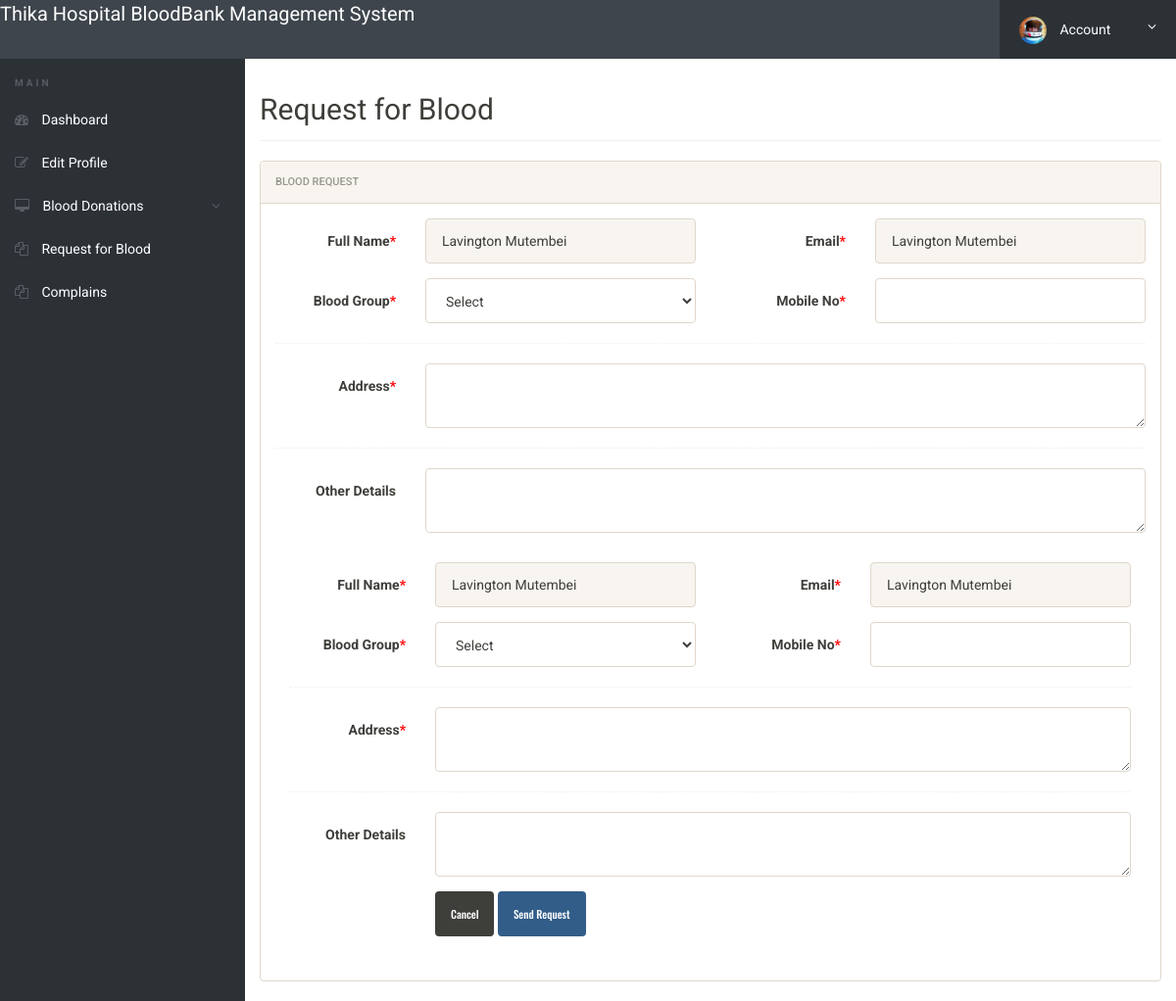
Page /donor/request-blood.php (signed in) on the committed database.
### tables this page shows
CREATE TABLE `tblblooddonars` (
  `id` int(11) NOT NULL,
  `FullName` varchar(100) DEFAULT NULL,
  `MobileNumber` char(11) DEFAULT NULL,
  `EmailId` varchar(100) DEFAULT NULL,
  `Username` varchar(50) NOT NULL,
  `Password` varchar(50) NOT NULL,
  `Gender` varchar(20) DEFAULT NULL,
  `Age` int(11) DEFAULT NULL,
  `BloodGroup` varchar(20) DEFAULT NULL,
  `Address` varchar(255) DEFAULT NULL,
  `Message` mediumtext,
  `PostingDate` timestamp NOT NULL DEFAULT CURRENT_TIMESTAMP,
  `status` int(1) DEFAULT NULL
);

### donor/request-blood.php (the view, shortened to what this page needs)
<?php
include('includes/config.php');
if(strlen($_SESSION['login'])==0)
	{
header('location:../become-donar.php');
}
else{
?>
<!doctype html>
<html lang="en" class="no-js">
<head>
	<link rel="stylesheet" href="css/font-awesome.min.css">
	<link rel="stylesheet" href="css/bootstrap.min.css">
	<link rel="stylesheet" href="css/dataTables.bootstrap.min.css">
	<link rel="stylesheet" href="css/bootstrap-social.css">
	<link rel="stylesheet" href="css/bootstrap-select.css">
	<link rel="stylesheet" href="css/fileinput.min.css">
	<link rel="stylesheet" href="css/awesome-bootstrap-checkbox.css">
	<link rel="stylesheet" href="css/style.css">
</head>
<body>
<?php include('includes/header.php');?>
	<div class="ts-main-content">
<?php include('includes/leftbar.php');?>
		<div class="content-wrapper">
			<div class="container-fluid">
				<div class="row">
					<div class="col-md-12">
						<h2 class="page-title">Request for Blood</h2>
						<div class="row">
							<div class="col-md-12">
								<div class="panel panel-default">
									<div class="panel-heading">Blood request</div>
				<?php
				$useremail=$_SESSION['login'];
$sql = "SELECT * from tblblooddonars where EmailId=:useremail";
$query = $dbh -> prepare($sql);
$query -> bindParam(':useremail',$useremail, PDO::PARAM_STR);
$query->execute();
$results=$query->fetchAll(PDO::FETCH_OBJ);
if($query->rowCount() > 0)
{
foreach($results as $result)
{				?>
									<div class="panel-body">
<form method="post" class="form-horizontal" enctype="multipart/form-data">
<div class="form-group">
<label class="col-sm-2 control-label">Full Name<span style="color:red">*</span></label>
<div class="col-sm-4">
<input type="text" name="FullName" class="form-control" value="<?php echo htmlentities($result->FullName);?>" readonly>
</div>
<label class="col-sm-2 control-label">Email<span style="color:red">*</span></label>
<div class="col-sm-4">
<input type="text" name="EmailID" class="form-control" value="<?php echo htmlentities($result->FullName);?>" readonly>
</div>
</div>
<div class="form-group">
<label class="col-sm-2 control-label">Blood Group<span style="color:red">*</span></label>
<div class="col-sm-4">
<select name="BloodGroup" class="form-control" required>
<option value="">Select</option>
</select>
</div>
<label class="col-sm-2 control-label">Mobile No<span style="color:red">*</span></label>
<div class="col-sm-4">
<input type="number" name="Mobile" class="form-control" required>
</div>
</div>
<div class="hr-dashed"></div>
<div class="form-group">
<label class="col-sm-2 control-label">Address<span style="color:red">*</span></label>
<div class="col-sm-10">
<textarea class="form-control" name="Address" required></textarea>
</div>
</div>
<div class="hr-dashed"></div>
<div class="form-group">
<label class="col-sm-2 control-label">Other Details</label>
<div class="col-sm-10">
<textarea class="form-control" name="Details" ></textarea>
</div>
</div>
<?php }} ?>
											<div class="form-group">
												<div class="col-sm-8 col-sm-offset-2">
													<button class="btn btn-default" type="reset">Cancel</button>
													<button class="btn btn-primary" name="submit" type="submit">Send Request</button>
												</div>
											</div>
										</form>
									</div>
								</div>
							</div>
						</div>
					</div>
				</div>
			</div>
		</div>
	</div>
</body>
</html>
<?php } ?>

### donor/css/style.css (style rules this page uses)
html { font-size: 14px; }
@media only screen and (min-width: 480px) { html { font-size: 17px; } }
@media only screen and (min-width: 768px) { html { font-size: 14px; } }
body { font-size: 1em; }
.btn { font-family: 'Oswald', sans-serif; }
.hr-dashed { background-color: transparent; border-top: 1px dotted #edf0f5; color: transparent; height: 1px; margin: 20px 0; }
.panel { overflow: hidden; }
.btn { text-transform: none; }
.page-title { padding-bottom: 15px; margin-bottom: 20px; border-bottom: 1px solid #f0f0f0; }
.ts-main-content .content-wrapper { padding-top: 15px; margin-top: 60px; }
@media only screen and (min-width: 992px) { .ts-main-content .content-wrapper { margin-left: 250px; } }

### rows in the picture
tblblooddonars: FullName "Lavington Mutembei", EmailID "Lavington Mutembei"
tblblooddonars: FullName "Lavington Mutembei", EmailID "Lavington Mutembei"
